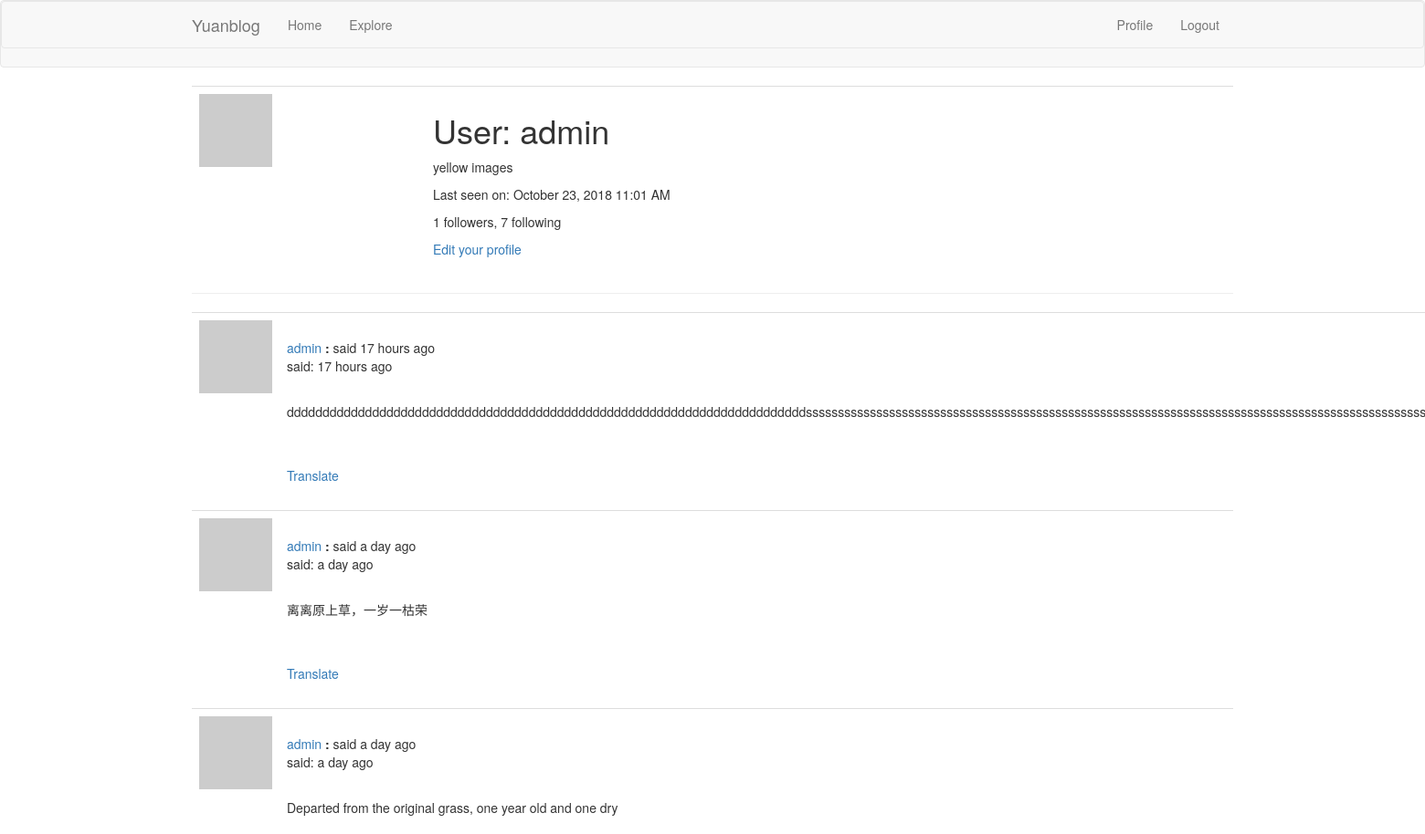
Page /user/admin (signed in, upper part) on the earlier database version.
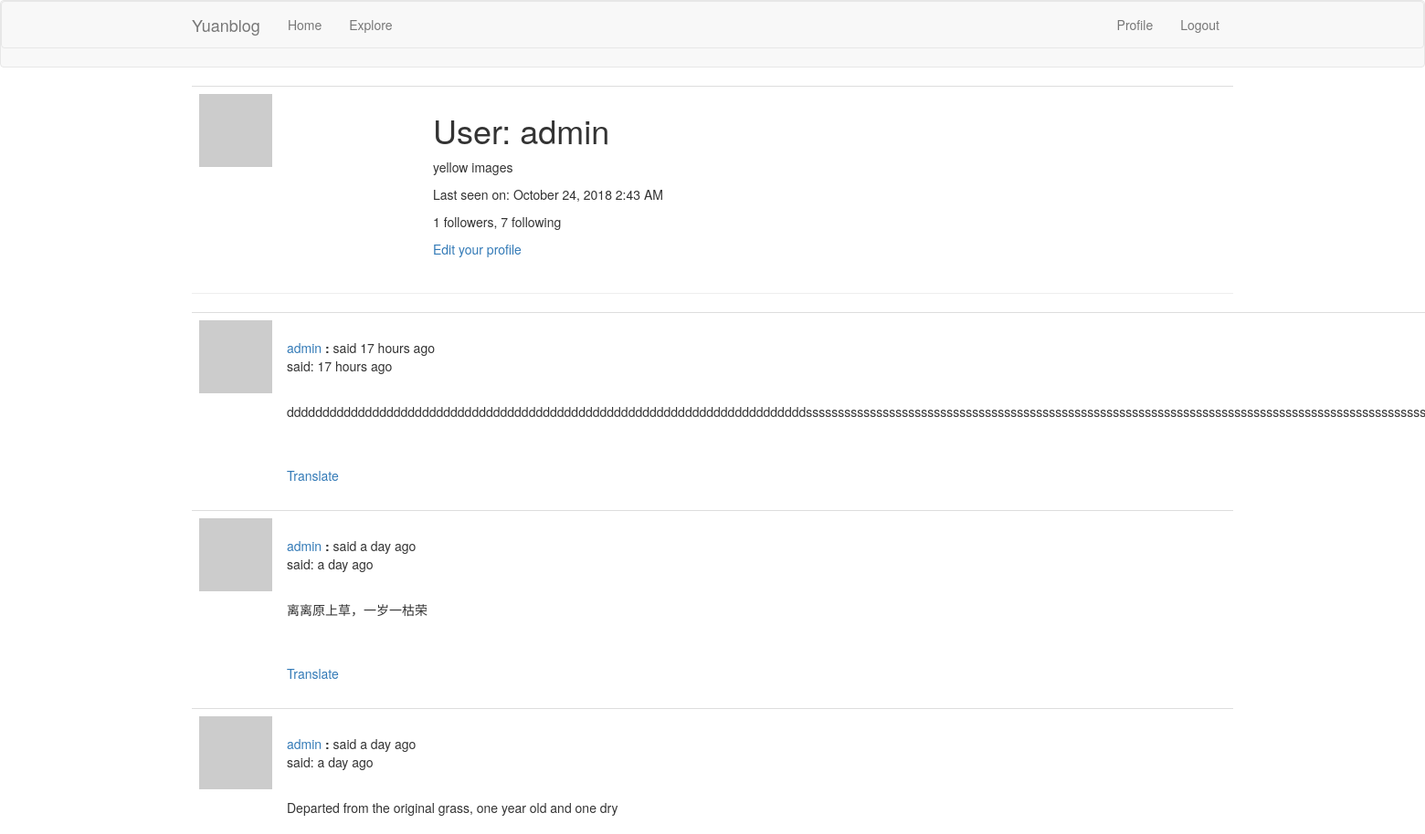
Same page on the later database version.
### app/models.py (models this page shows, shortened)
class User(UserMixin, db.Model):
    id = db.Column(db.Integer, primary_key=True)
    username = db.Column(db.String(64), index=True, unique=True)
    email = db.Column(db.String(128), index=True, unique=True)
    password_hash = db.Column(db.String(128))
    posts = db.relationship('Post', backref='author', lazy='dynamic')
    about_me = db.Column(db.String(140))
    last_date = db.Column(db.DateTime, default=datetime.utcnow)
    followed = db.relationship(
        'User', secondary=followers,
        primaryjoin=(followers.c.follower_id == id),
        secondaryjoin=(followers.c.followed_id == id),
        backref=db.backref('followers', lazy='dynamic'), lazy='dynamic')
    def avatar(self, size):
        digest = hashlib.md5(self.email.lower().encode('utf-8')).hexdigest()
        return 'https://www.gravatar.com/avatar/{}?d=identicon&s={}'.format(digest, size)
    @login.user_loader
    def load_user(id):
        return User.query.get(int(id))

class Post(db.Model):
    id = db.Column(db.Integer, primary_key=True)
    body = db.Column(db.String(140))
    timestamp = db.Column(db.DateTime, index=True, default=datetime.utcnow)
    user_id = db.Column(db.Integer, db.ForeignKey('user.id'))
    language = db.Column(db.String(5))

### app/routes.py (the view)
@app.route('/user/<username>')
@login_required
def user(username):
    user = User.query.filter_by(username=username).first_or_404()
    page = request.args.get('page', 1, type=int)
    posts = user.posts.order_by(Post.timestamp.desc()).paginate(
        page, app.config['POSTS_PER_PAGE'], False)
    next_url = url_for('user', username=user.username, page=posts.next_num) \
        if posts.has_next else None
    prev_url = url_for('user', username=user.username, page=posts.prev_num) \
        if posts.has_prev else None
    return render_template('user.html', user=user, posts=posts.items,
                           next_url=next_url, prev_url=prev_url)

### app/routes.py (called while the page is built)
@app.before_request
def before_request():
    if current_user.is_authenticated:
        current_user.last_date = datetime.utcnow()
        db.session.commit()
    g.locale = 'zh' if str(get_locale()).startswith('zh') else str(get_locale())

### app/templates/user.html (shortened to what this page needs)
{% extends "base.html" %}
{% block app_content %}
    <table class="table table-hover">
        <tr>
            <td width="256px"><img src="{{ user.avatar(256) }}"></td>
            <td>
                <h1>{{ _('User:') }} {{ user.username }}</h1>
                {% if user.about_me %}<p>{{ user.about_me }}</p>{% endif %}
                {% if user.last_date %}
                    <p>{{ _('Last seen on:') }} {{ moment(user.last_date).format('LLL') }}</p>
                {% endif %}
                <p>{{ _('%(count)d followers', count=user.followers.count()) }}, {{ _('%(count)d following', count=user.followed.count()) }}</p>
                {% if user == current_user %}
                <p><a href="{{ url_for('edit_profile') }}">{{ _('Edit your profile') }}</a></p>
                {% elif not current_user.is_following(user) %}
                <p><a href="{{ url_for('follow', username=user.username) }}">{{ _('Follow') }}</a></p>
                {% else %}
                <p><a href="{{ url_for('un_follow', username=user.username) }}">{{ _('UnFollow') }}</a></p>
                {% endif %}
            </td>
        </tr>
    </table>
<hr>
{% for post in posts %}
    {% include '_post.html' %}
{% endfor %}
{% endblock %}

### app/templates/base.html (shortened to what this page needs)
{% extends 'bootstrap/base.html' %}
{% block navbar %}
<nav class="navbar navbar-default">
 <nav class="navbar navbar-default">
        <div class="container">
            <div class="navbar-header">
                <a class="navbar-brand" href="{{ url_for('index') }}">Yuanblog</a>
            </div>
            <div class="collapse navbar-collapse" id="bs-example-navbar-collapse-1">
                <ul class="nav navbar-nav">
                    <li><a href="{{ url_for('index') }}">{{ _('Home') }}</a></li>
                    <li><a href="{{ url_for('explore') }}">{{ _('Explore') }}</a></li>
                </ul>
                <ul class="nav navbar-nav navbar-right">
                    {% if current_user.is_anonymous %}
                        <li><a href="{{ url_for('login') }}">{{ _('Login') }}</a></li>
                    {% else %}
                        <li><a href="{{ url_for('user', username=current_user.username) }}">{{ _('Profile') }}</a></li>
                        <li><a href="{{ url_for('logout') }}">{{ _('Logout') }}</a></li>
                    {% endif %}
                </ul>
            </div>
        </div>
    </nav>
</nav>
{% endblock %}
{%  block content %}
    <div class="container">
    {% block app_content %}
    {% endblock %}
    </div>
{% endblock %}

### app/templates/_post.html (shortened to what this page needs)
<table class="table table-hover">
    <tr>
        <td width="70px">
            <a href="{{ url_for('user', username=post.author.username) }}">
                <img src="{{ post.author.avatar(70) }}">
            </a>
        </td>
        <td>
            <br>
            {{ _('%(username)s said %(when)s', username=user_link, when=moment(post.timestamp).fromNow()) }}
            <p>{{ _('said:') }} {{ moment(post.timestamp).fromNow() }}</p>
            <br>
            <p>{{ post.body }}</p>
            {% if post.language and post.language !=g.locale %}
            <br><br>
                <span id="translation{{ post.id }}">
                    <a href="javascript:translate('#post{{ post.id }}', '#translation{{ post.id }}', '{{ post.language }}', '{{ g.locale }}');">{{ _('Translate') }}</a>
                </span>
            {% endif %}
        </td>
    </tr>
</table>

Differences in the rows shown:
changed User "admin": last_date "October 23, 2018 11:01 AM" → "October 24, 2018 2:43 AM"
